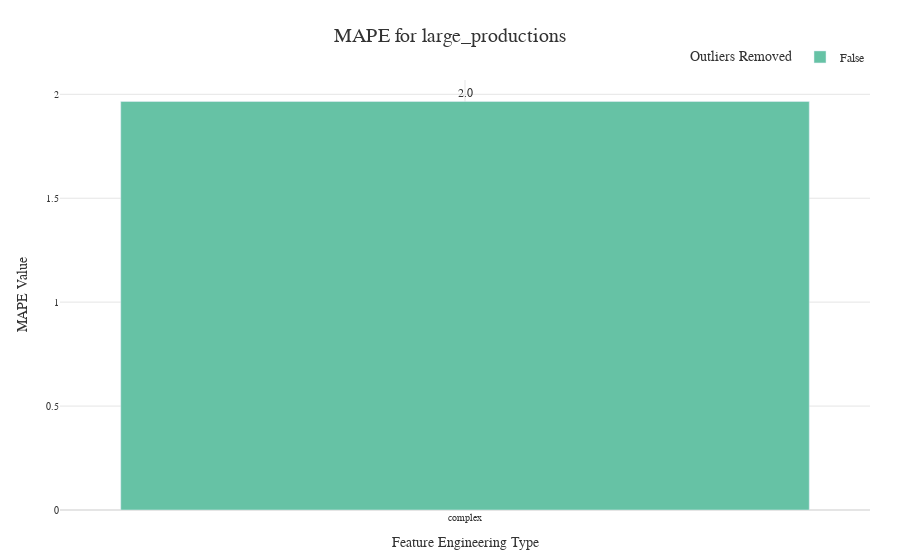
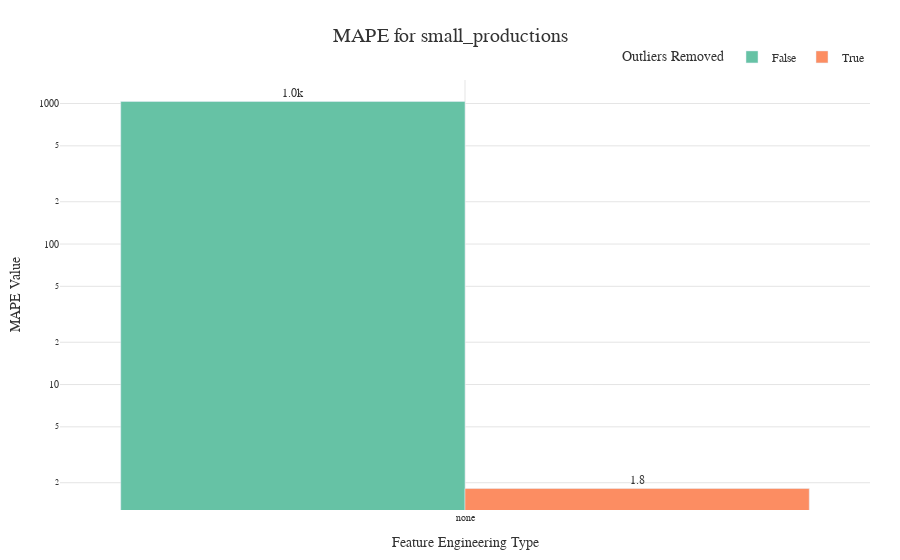

Notebook code for these charts, in order:
### Code cell
plot_one_metric_of_different_datasets_per_feature_engineering_outliers_with_plotly(experiment_df, problem_type='regression', metric='MAPE', metric_agg='min')

### Figure 1 — Plotly figure (JSON) as saved in the notebook; plotly's stock layout.template omitted (floating-point values rounded to 4 significant figures)
{"data": [{"alignmentgroup": "True", "hovertemplate": "Outliers Removed=False<br>Feature Engineering Type=%{x}<br>MAPE Value=%{text}<extra></extra>", "legendgroup": "False", "marker": {"color": "#66C2A5", "pattern": {"shape": ""}}, "name": "False", "offsetgroup": "False", "orientation": "v", "showlegend": true, "text": [1.965], "textposition": "outside", "texttemplate": "%{text:.2s}", "type": "bar", "x": ["complex"], "xaxis": "x", "y": [1.965], "yaxis": "y"}], "layout": {"bargap": 0.15, "barmode": "group", "font": {"color": "#333333", "family": "Arial", "size": 12}, "legend": {"orientation": "h", "title": {"text": "Outliers Removed"}, "tracegroupgap": 0, "x": 1, "xanchor": "right", "y": 1.02, "yanchor": "bottom"}, "margin": {"b": 50, "l": 60, "r": 30, "t": 80}, "plot_bgcolor": "white", "showlegend": true, "title": {"font": {"color": "#333333", "size": 20}, "text": "MAPE for large_productions", "x": 0.5, "xanchor": "center", "y": 0.95, "yanchor": "top"}, "xaxis": {"anchor": "y", "categoryarray": ["none", "complex"], "categoryorder": "array", "domain": [0, 1], "gridcolor": "#E5E5E5", "showgrid": true, "tickangle": 0, "tickfont": {"size": 10}, "title": {"text": "Feature Engineering Type"}}, "yaxis": {"anchor": "x", "domain": [0, 1], "gridcolor": "#E5E5E5", "showgrid": true, "tickfont": {"size": 10}, "title": {"text": "MAPE Value"}, "type": "linear", "zeroline": true, "zerolinecolor": "#E5E5E5"}}}

### Figure 2 — Plotly figure (JSON) as saved in the notebook; plotly's stock layout.template omitted (floating-point values rounded to 4 significant figures)
{"data": [{"alignmentgroup": "True", "hovertemplate": "Outliers Removed=False<br>Feature Engineering Type=%{x}<br>MAPE Value=%{text}<extra></extra>", "legendgroup": "False", "marker": {"color": "#66C2A5", "pattern": {"shape": ""}}, "name": "False", "offsetgroup": "False", "orientation": "v", "showlegend": true, "text": [1034.0], "textposition": "outside", "texttemplate": "%{text:.2s}", "type": "bar", "x": ["none"], "xaxis": "x", "y": [1034.0], "yaxis": "y"}, {"alignmentgroup": "True", "hovertemplate": "Outliers Removed=True<br>Feature Engineering Type=%{x}<br>MAPE Value=%{text}<extra></extra>", "legendgroup": "True", "marker": {"color": "#FC8D62", "pattern": {"shape": ""}}, "name": "True", "offsetgroup": "True", "orientation": "v", "showlegend": true, "text": [1.82], "textposition": "outside", "texttemplate": "%{text:.2s}", "type": "bar", "x": ["none"], "xaxis": "x", "y": [1.82], "yaxis": "y"}], "layout": {"bargap": 0.15, "barmode": "group", "font": {"color": "#333333", "family": "Arial", "size": 12}, "legend": {"orientation": "h", "title": {"text": "Outliers Removed"}, "tracegroupgap": 0, "x": 1, "xanchor": "right", "y": 1.02, "yanchor": "bottom"}, "margin": {"b": 50, "l": 60, "r": 30, "t": 80}, "plot_bgcolor": "white", "showlegend": true, "title": {"font": {"color": "#333333", "size": 20}, "text": "MAPE for small_productions", "x": 0.5, "xanchor": "center", "y": 0.95, "yanchor": "top"}, "xaxis": {"anchor": "y", "categoryarray": ["none", "complex"], "categoryorder": "array", "domain": [0, 1], "gridcolor": "#E5E5E5", "showgrid": true, "tickangle": 0, "tickfont": {"size": 10}, "title": {"text": "Feature Engineering Type"}}, "yaxis": {"anchor": "x", "domain": [0, 1], "gridcolor": "#E5E5E5", "showgrid": true, "tickfont": {"size": 10}, "title": {"text": "MAPE Value"}, "type": "log", "zeroline": true, "zerolinecolor": "#E5E5E5"}}}
